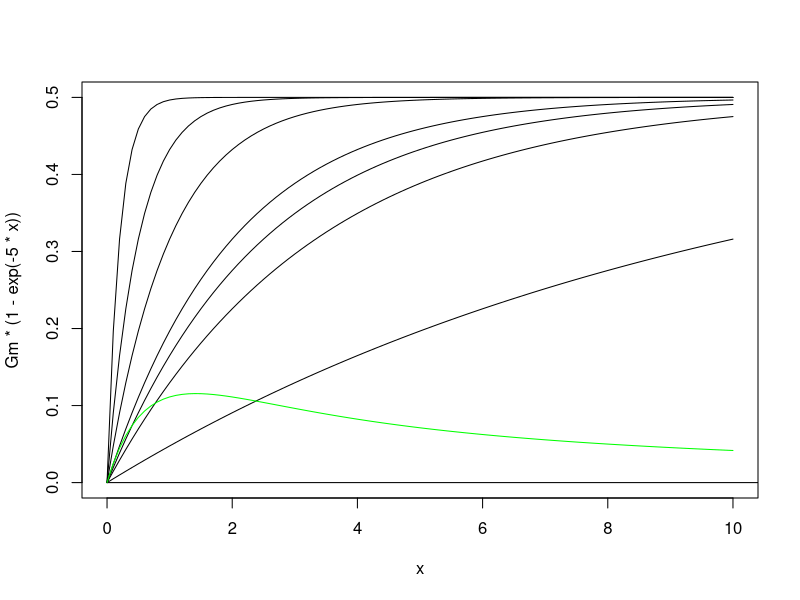
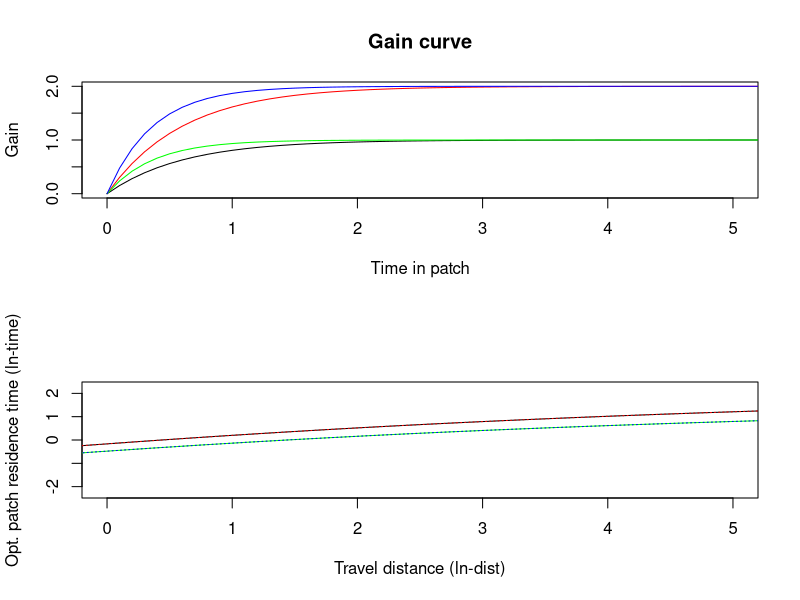

These figures' R source, in order: (Note: this script raises an error after producing the figures.)
###### EXAMPLE #####
library(ggplot2)
th = theme(
  legend.position = "bottom",
  legend.text = element_text(color="black", size=18),
  plot.title = element_text(color="black", size=20, face="bold"),
  axis.title = element_text(color="black", size=18,face = "bold"),
  axis.text = element_text(color="black", size=18),
  strip.text = element_text(size = 18, colour = "black")
)

####
# Genereal form of the gain function
# [1] Charnov EL, Parker GA. 1995 Dimensionless Invariants from Foraging Theory Marginal Value Theorem. Proc. Natl. Acad. Sci. USA 92, 1446-1450

Gm = .5 # Proportionate to patch size
g = .55 # Constant reflecting initial capture rate of prey
c = g/Gm # rate of prey capture
GeneralGainForm = function(Gmax, c, t){
  Gmax*(1-exp(-c*t))
}
GeneralGainForm(Gmax = .5, c = 1.1, t =1)

GeneralGainFormDeriv = function(mu, t, Gmax, c){
  GeneralGainForm(Gmax = Gmax, c = c, t = t)/(mu+t)
}
GeneralGainFormDeriv(mu = 2, Gmax = .5, c = 1.1, t =1)

curve(Gm*(1-exp(-5*x)), from = 0, to = 10)
curve(Gm*(1-exp(-2*x)), from = 0, to = 10,add = T)
curve(Gm*(1-exp(-1*x)), from = 0, to = 10,add = T)
curve(Gm*(1-exp(-.5*x)), from = 0, to = 10,add = T)
curve(Gm*(1-exp(-.4*x)), from = 0, to = 10,add = T)
curve(Gm*(1-exp(-.3*x)), from = 0, to = 10,add = T)
curve(Gm*(1-exp(-.1*x)), from = 0, to = 10,add = T)
curve(Gm*(1-exp(-.0000000000001*x)), from = 0, to = 100, add = T)
curve(GeneralGainFormDeriv(mu = 2, Gmax = .5, c = 1.1, t =x), from=0,to = 10,add=T, col="green")

# For a given travel/search time mu
mu = 2
Toptim = (1/c)*(1+(1/(c*mu + 1)))*log(c*mu+1)
GeneralGainForm(Gmax = .5, c = 1.1, t =Toptim)

####################
asymptote = 1
LogRate = 0.5
yInt = 0
MVT_ = function(aymptote = 1, Lograte = 0.5, yInt = 0, HandlingTime = seq(0,10,.25)){
  # aymptote = 1; Lograte = 0.5; yInt = 0; HandlingTime = seq(0,10,.25)
  df = data.frame(Asymptote = asymptote,
                  Rate = LogRate,
                  Intercept = yInt, HandlingTime = HandlingTime)
  
  df$Gain = asymptote +(yInt - asymptote)*exp(-exp(LogRate)*HandlingTime)
  
  # To find the tangents
  x = seq(0,10,.1)
  # Computes the derivatives
  fGras = deriv(~asymptote +(yInt - asymptote)*exp(-exp(LogRate)*x),"x")
  fGras1 = deriv(~2*asymptote +(yInt - 2*asymptote)*exp(-exp(LogRate)*x),"x")
  fGras2 = deriv(~asymptote +(yInt - asymptote)*exp(-exp(2*LogRate)*x),"x")
  fGras3 = deriv(~2*asymptote +(yInt - 2*asymptote)*exp(-exp(2*LogRate)*x),"x")
  bsG = eval(fGras)
  bsG1 = eval(fGras1)
  bsG2 = eval(fGras2)
  bsG3 = eval(fGras3)
  
  # The y - values along the x-values
  yG = bsG[seq_along(x)]
  yG1 = bsG1[seq_along(x)]
  yG2 = bsG2[seq_along(x)]
  yG3 = bsG3[seq_along(x)]
  
  # The derivats
  TangentG = attr(bsG,"grad")
  TangentG1 = attr(bsG1,"grad")
  TangentG2 = attr(bsG2,"grad")
  TangentG3 = attr(bsG3,"grad")
  
  xInterceptG = yG -TangentG*x
  xInterceptG1 = yG1 -TangentG1*x
  xInterceptG2 = yG2 -TangentG2*x
  xInterceptG3 = yG3 -TangentG3*x
  
  TravelTimeG= abs((0-xInterceptG)/TangentG)
  TravelTimeG1= abs((0-xInterceptG1)/TangentG1)
  TravelTimeG2= abs((0-xInterceptG2)/TangentG2)
  TravelTimeG3= abs((0-xInterceptG3)/TangentG3)
  
  par(mfrow =c(2,1))
  plot(yG~x, xlim = c(0,5),ylim = c(0,2), main = "Gain curve", type="l", xlab ="Time in patch", ylab = "Gain")
  lines(yG1~x, xlim = c(0,5), col = "red")
  lines(yG2~x, xlim = c(0,5), col = "green")
  lines(yG3~x, xlim = c(0,5), col = "blue")
  
  
  plot(log(x)~log(TravelTimeG), xlim = c(0,5), main = "", type="l",
       xlab = "Travel distance (ln-dist)", ylab = "Opt. patch residence time (ln-time)")
  lines(log(x)~log(TravelTimeG1), xlim = c(0,5), col = "red",lty="dotted")
  
  lines(log(x)~log(TravelTimeG2), xlim = c(0,5), col = "green", main = "", type="l")
  lines(log(x)~log(TravelTimeG3), xlim = c(0,5), col = "blue",lty="dotted")
  # Doubling of rate shifts the elevation, whereas, shifting the asymptote does nothing
  
  }
#curve(asymptote +(yInt - asymptote)*exp(-exp(LogRate)*x), from = 1, to = 10, "red")
plot(MVT_()~seq(0,10,.25), type = "l")



# To find the tangents
x = seq(0,10,.1)
# Computes the derivatives
fGras = deriv(~asymptote +(yInt - asymptote)*exp(-exp(LogRate)*x),"x")
fGras1 = deriv(~2*asymptote +(yInt - 2*asymptote)*exp(-exp(LogRate)*x),"x")
fGras2 = deriv(~asymptote +(yInt - asymptote)*exp(-exp(2*LogRate)*x),"x")
fGras3 = deriv(~2*asymptote +(yInt - 2*asymptote)*exp(-exp(2*LogRate)*x),"x")
bsG = eval(fGras)
bsG1 = eval(fGras1)
bsG2 = eval(fGras2)
bsG3 = eval(fGras3)

# The y - values along the x-values
yG = bsG[seq_along(x)]
yG1 = bsG1[seq_along(x)]
yG2 = bsG2[seq_along(x)]
yG3 = bsG3[seq_along(x)]

# The derivats
TangentG = attr(bsG,"grad")
TangentG1 = attr(bsG1,"grad")
TangentG2 = attr(bsG2,"grad")
TangentG3 = attr(bsG3,"grad")

xInterceptG = yG -TangentG*x
xInterceptG1 = yG1 -TangentG1*x
xInterceptG2 = yG2 -TangentG2*x
xInterceptG3 = yG3 -TangentG3*x

TravelTimeG= abs((0-xInterceptG)/TangentG)
TravelTimeG1= abs((0-xInterceptG1)/TangentG1)
TravelTimeG2= abs((0-xInterceptG2)/TangentG2)
TravelTimeG3= abs((0-xInterceptG3)/TangentG3)

par(mfrow =c(2,1))
plot(yG~x, xlim = c(0,5),ylim = c(0,2), main = "Gain curve", type="l", xlab ="Time in patch", ylab = "Gain")
lines(yG1~x, xlim = c(0,5), col = "red")
lines(yG2~x, xlim = c(0,5), col = "green")
lines(yG3~x, xlim = c(0,5), col = "blue")


plot(log(x)~log(TravelTimeG), xlim = c(0,5), main = "", type="l",
     xlab = "Travel distance (ln-dist)", ylab = "Opt. patch residence time (ln-time)")
lines(log(x)~log(TravelTimeG1), xlim = c(0,5), col = "red",lty="dotted")

lines(log(x)~log(TravelTimeG2), xlim = c(0,5), col = "green", main = "", type="l")
lines(log(x)~log(TravelTimeG3), xlim = c(0,5), col = "blue",lty="dotted")
# Doubling of rate shifts the elevation, whereas, shifting the asymptote does nothing


Gm = 1
CaptureRateGras = 0.20
fGras = deriv(~Gm*(1-exp(-CaptureRateGras*x)),"x")
bsG = eval(fGras)
yG = bsG[seq_along(x)]
TangentG = attr(bsG,"grad")
xInterceptG = yG -TangentG*x
TravelTimeG= abs((0-xInterceptG)/TangentG)

Herbm = 3*Gm
CaptureRateHerb = 0.35
fHerb = deriv(~Herbm*(1-exp(-CaptureRateHerb*x)),"x")
Herbm = 1
bsHerb = eval(fHerb)
yHerb = bsHerb[seq_along(x)]
TangentHerb = attr(bsHerb,"grad")
xInterceptHerb = yHerb -TangentHerb*x
TravelTimeH= abs((0-xInterceptHerb)/TangentHerb)
plot(bsHerb~TravelTimeH, type = "l")

Zero = 3*Gm
CaptureRateZero = 1
fZero = deriv(~Zero*(x),"x")
Zerom = 1
bsZero = eval(fZero)
yZero = bsZero[seq_along(x)]
TangentZero = attr(bsZero,"grad")
xInterceptZero = yZero -TangentZero*x
TravelTimeZ= abs((0-xInterceptZero)/TangentZero)
plot(bsZero~TravelTimeZ, type="l")

par(mfrow=c(1,2), mai=c(1.02,1,0.82,0.42))
curve(Herbm*(1-exp(-CaptureRateHerb*x)),from =0, to =100,
      #plot(eval(fGras),  type="l",ylim=c(0,1),
      ylab=expression(Gain^- time), xlab="Time",cex.lab = 1.5,cex.axis = 1.5)
curve(Gm*(1-exp(-CaptureRateGras*x)),from =0, to =100,
      add= T, col = "green")
curve(Zero*(1-exp(-CaptureRateZero*x)),from =0, to =100,
      add= T, col = "red")

plot(log(TravelTimeG),log(x), type="l", ylab="Residence time (ln)",
     xlab="Travel time (ln)",cex.lab = 1.5,cex.axis = 1.5)
lines(log(TravelTimeH),log(x), col ="green", type="l")
lines(log(TravelTimeH),log(x), col ="green", type="l")



# plot(eval(fGras),  type="l")
# for(i in 1:length(TravelTimeG)){
#      abline(b = TangentG[i], a = xInterceptG[i])
# }

# for(i in 1:length(TravelTimeH)){
#      abline(b = TangentHerb[i], a = xInterceptHerb[i],col="green")
# }

getwd()
png("MVT_illustration.png",
    width = 480*2, height = 480,)

par(mfrow=c(1,2), mai=c(1.02,1,0.82,0.42))
plot(eval(fGras),  type="l",ylim=c(0,1),
     ylab=expression(Gain^- time), xlab="Time",cex.lab = 1.5,cex.axis = 1.5)
lines(eval(fHerb), col = "green")

plot(log(TravelTimeG),log(x), type="l", ylab="Residence time (ln)",
     xlab="Travel time (ln)",xlim=c(0,3),cex.lab = 1.5,cex.axis = 1.5)
lines(log(TravelTimeH),log(x), col ="green", type="l")
dev.off()

# ### Following stephens 1993
# TravelTime = travel time
# m = rate parameter of the gain function
# LogArea = 10.228
# LogPrev = 4.355
# LogNext=4.316
# pframe[(LogNext<4.39 & LogNext>4.3) &
#             (LogPrev >4.33 & LogPrev < 4.4) &
#             (LogArea>10.2 & LogArea<10.25) ]
tc = 10# Time required to extract a certain proportion of enery
m = 1/tc
m2 = 2*m
TravelTime = 2
k = 1

toptim = (1/m)*(log(m*TravelTime+1) + ((log(m*TravelTime)+1)/(m*TravelTime + 1)))
sgain = k*(1-exp(-m*time))
curve(k*(1 - exp(-m*x)), from = , to = 100, ylab = "Sgain")


par(mfrow=c(1,2))
curve(k*(1-exp(-m*x)), from = 0, to = 30,
      xlab = "Residence time", ylab = "Gain")
curve(k*(1-exp(-m2*x)), from = 0, to = 30,
      xlab = "Residence time", ylab = "Gain", add = T,
      col = "green")
curve(.03*(x), from = 0, to = 30,
      xlab = "Residence time", ylab = "Gain", add = T,
      col = "red")

# For traveltime Tt
Tt = 10
Rt = (1/m)*(log(m*Tt + 1) +
              (log(m*Tt + 1)/(m*Tt + 1)))
curve((1/m)*(log(m*x + 1) +
               (log(m*x + 1)/(m*x + 1))),
      from = 0, to = 100,
      xlab="Travel time",
      ylab = "Optimal residence time")
curve((1/m2)*(log(m2*x + 1) +
                (log(m2*x + 1)/(m2*x + 1))),
      from = 0, to = 100, add = T, col = "green")

####
# For a given travelling time and two gain functions
# ÃstrÃ¸m et al. 1990
Thi = .5 #Handlint time/time in patch
k1 = .5# acceleration towards asympote
si = 2# patch size
Gain = si*(1-(1/(1+k1*Thi)))
Gain = si*(1-(1/(1+(k1*Thi/si))))
# Ts = travel time
Toptim = sqrt(Ts/k1)
k1a = .5
k1b = .2
Ts = 10

MVT_Aastroem = function(Thi = seq(.5,10,.25), rate = .5, si = 2, Ts = NULL, Tangent = TRUE, Toptim=NULL){
  # Thi = seq(.5,10,.25); rate = .5; si = 3; Ts = seq(2,12,2); Tangent = TRUE; Toptim=NULL
  
  # Thi = handling time / time in patch
  # k1 = rate = acceleration towards asymptote
  # si = patch size
  # Ts = average inter-patch travel time
  
  if(!is.null(Toptim) & !is.null(Ts)){
    # If we don't give...?
    k1 = Ts/(Toptim^2)
    k1 = unique(round(k1,3))
    if(length(k1)==1){
      Times = Thi
      Gain = (1-(1/(1+k1*Times)))
      attr(Gain, "k1")<-k1
      attr(Gain, "tstar")<-Times
    }else{print("No unique solution")}
    
  }else{
    lapply(rate, function(k1){
      Gain = data.frame(HandlingTime = Thi,
                        PatchSize = si,
                        Rate = k1)
      
      if(Method == "Aastrom"){
        Gain$Gain = with(Gain, PatchSize*(1-(1/(1+(Rate*HandlingTime))))) # Eq. 1 in the paper)
        if(!is.null(Ts)){
          # For a gain function with a given travel time
          # The optimal residence time for a given patch size is
          
          Gain = do.call("rbind", lapply(Ts, function(x) {
            df = Gain
            df$TravelTime = x
            df}))
          
          Gain$tstar = with(Gain, sqrt(TravelTime/Rate))# Eq. 3 in paper,
          
          if(Tangent){
            tmp = t( sapply(1:nrow(Gain), function(i){
              si = Gain$PatchSize[i]
              sa = mean(Gain$PatchSize)
              k1 = Gain$Rate[i]
              tOptim = Gain$tstar[i]
              
              derivateda = deriv(~si*(1-(1/(1+k1*tOptim))),"tOptim")
              
              sqrt((si*Ts)/(sa*k1)) + (1/k1)(sqrt(si/sa)-1) # eq. 6
              
              # Slope in this point is
              slope = attr(eval(derivateda),"gradient")
              gain = eval(derivateda)[1]
              # Where the tangent crosses the y-axis, given it should
              c(Slope = slope, Intercept = Gain$TravelTime[i]*slope, Gain = gain)
            }))
            Gain = cbind(Gain, tmp)
          }}
        
      }else if(Method == "Aastrom2"){
        Gain$Gain2 = with(Gain, PatchSize*(1-(1/(1+(Rate*HandlingTime*PatchSize))))) # Eq. 2 in the paper)
        
        if(!is.null(Ts)){
          # For a gain function with a given travel time
          # The optimal residence time for a given patch size is
          
          Gain = do.call("rbind", lapply(Ts, function(x) {
            df = Gain
            df$TravelTime = x
            df}))
          
          Gain$tstar = with(Gain, sqrt(TravelTime/Rate*mean(Gain$PatchSize)))# Eq. 4 in paper,
          
          if(Tangent){
            tmp = t( sapply(1:nrow(Gain), function(i){
              si = Gain$PatchSize[i]
              sa = mean(Gain$PatchSize)
              k1 = Gain$Rate[i]
              tOptim = Gain$tstar[i]
              derivateda = deriv(~si*(1-(1/(1+k1*tOptim*si))),"tOptim") # Eq. 7
              
              # Slope in this point is
              slope = attr(eval(derivateda),"gradient")
              gain = eval(derivateda)[1]
              # Where the tangent crosses the y-axis, given it should
              # intersect at x = -10, for y = 0.
              
              #Gain$slope<-slope
              #Gain$intercept<-Ts*slope
              #Gain$gain<-gain
              c(Slope = slope, Intercept = Gain$TravelTime[i]*slope, Gain = gain)
            }))
            Gain = cbind(Gain, tmp)
          }}
        
      }
      
      

      Gain
    }
    )
    
  }
  Gain
}

Times = seq(.5,10,.5)
ys = MVT_Aastroem(Thi = Times, si = 3, Ts = seq(2,12,2))

par(mfrow = c(2,2))
with(ys, plot(Gain~HandlingTime ,type = "l", xlim = c(-10,10)))

abline(v = attr(ys, "tstar"))
abline(a = attr(ys, "intercept"), b = attr(ys, "slope"))
plot(attr(ys, "TravelTimes")~attr(ys, "tstar"),type = "l")

a2 = MVT_Aastroem(Thi = Times, k1 = c(.25,.5))

#### ALTNERNATIVE
library(data.table);library(RColorBrewer);library(stringr)

MVT_loglog = function(BetaTimeSpent=c(.15,.30),x.values = Times){
  x = x.values
  lists =  lapply(BetaTimeSpent, function(i){
    fx = deriv(expr = y~x^i,"x")
    bs = eval(fx)
    y = bs[seq_along(x)]
    tangents = attr(bs,"grad")
    ints = y -tangents*x
    return(data.table(x, y, Slope = tangents, Intercept = ints))})
  datas =    rbindlist(lists)
  names(datas)[3]="Tangent"
  names(datas)[4]="xIntercept"
  betas = rep(BetaTimeSpent, each=length(x))
  datas[,TimeBetas:=betas]
  
  datas[,TravelTime := abs((0-xIntercept)/Tangent)]
  datas = datas[is.finite(Tangent) & is.finite(TravelTime) ]
  
  library(RColorBrewer)
  set =  row.names(subset(brewer.pal.info,colorblind==TRUE & category=="qual" & maxcolors>length(BetaTimeSpent)))[1]
  cols =  brewer.pal(length(BetaTimeSpent), set)
  cols = if(length(BetaTimeSpent)<3){cols[c(1,length(cols))]}else{cols}
  datas[,colr:=cols[as.numeric(as.factor(TimeBetas))]]
  # So, what are we doing here?
  d = table(cut(datas$TravelTime,seq(min(datas$TravelTime),max(datas$TravelTime),.5)),
            datas$TimeBetas)
  # For which intervals do we have estimates for all betas?
  d =(apply(d, c(1,2),sign))
  names(which(rowSums(d)>=length(BetaTimeSpent))[1])
  c = as.numeric(unlist(str_split(gsub("\\(|\\]","",
                                       names(which(rowSums(d)>=length(BetaTimeSpent))[1])),",")))
  c = datas[TravelTime>=c[1] & TravelTime<=c[2]]
  
  # Relationship btw cummulative gain, travel time and time spent in patch
  #par(mfrow=c(1,2))
  layout(matrix(c(1,1,2,3), 2, 2, byrow = TRUE))
  # gain function
  par(mar=c(0, 4.1, 1, 2.1))
  with(datas,
       plot(c(1:5),c(1:5),xaxt="n",
            xlim = c(-(c$TravelTime[1] +20),max(x)),
            #xlim=c(-max(TravelTime),max(x)),
            ylim=c(0,max(y)),type="n",
            ylab = "", xlab ="TravelTime/TimeSpentInPatch"))
  mtext(cex=2, side = 2, text = "Gain", line =2)
  legend("topleft", legend = BetaTimeSpent, lty = c(1,1), col = cols,cex = 1.5, lwd = 2)
  text(-42, 2.47, expression(paste("Gain = ", Time^beta, sep = '')), pos = 2,cex=2)
  abline(v = 0, lty="dashed")
  for(i in 1:nrow(datas)){
    try(
      with(datas,abline(b = Tangent[i], a =xIntercept[i],
                        col= colr[i],lwd =2))
      ,silent=F)
  }
  
  # Illustrating how residence time with increasing quality for a given travel time
  par(mar=c(5.1, 4.25, 1, 2.1))
  with(c,
       plot(c(1:5),c(1:5), xlim=c(-max(TravelTime),max(x)+2),ylim=c(0,max(y)),type="n",
            ylab = "",
            xlab ="",
            xaxt="n"))
  mtext(cex=2, side = 2, text = "Gain", line =2)
  mtext(cex=1.5, side = 1, text = "TravelTime/TimeSpentInPatch", line =2.5)
  axis(side = 1, at = round(seq(-max(c$TravelTime),(max(x)+2), by = 10)), labels = abs(round(seq(-max(c$TravelTime),(max(x)+2), by = 10))))
  
  abline(v = 0, lty="dashed")
  for(i in seq_along(BetaTimeSpent)){
    print(i)
    curve(x^BetaTimeSpent[i], from = 0, to = max(x),add = T, col = cols[i],lwd =2)
    with(c[TimeBetas==BetaTimeSpent[i]],
         abline(a = xIntercept, b = Tangent, col = colr,lwd =2))
    with(c[TimeBetas==BetaTimeSpent[i]],
         abline(v = x, col = colr,lwd =2))
  }
  
  #abline(a = 0, b = mean(datas$Tangent),lty="dashed")
  # Relationship between travel time and patch time
  par(mar=c(5.1, 4.4, 1, 2.1))
  with(datas,plot(log(x)~log(TravelTime), type="n",
                  ylab = "", xlab="",
                  ylim=c(min(log(x)), max(log(x))), xlim=range(na.omit(log(TravelTime)))))
  for(i in seq_along(BetaTimeSpent)){
    with(datas[TimeBetas==BetaTimeSpent[i]],
         lines(y = log(x), x = log(TravelTime), col = colr,lwd =2))     }
  mtext(cex=2, side = 2, text = "Time spent \n in patch (ln)", line =2)
  mtext(cex=1.5, side = 1, text = "Travel time (ln)", line =2.5)
  
  par(mfrow=c(1,1))
  return(datas)
}
Times = seq(.5,10,.5)


png("foo.png", width = 800, height = 800)
a = MVT_loglog(BetaTimeSpent = c(.15,.3), x.values = Times)
dev.off()

with(a,
     plot(c(1:5),c(1:5), xlim=c(-max(TravelTime),max(x)),ylim=c(0,max(y)),type="n",
          ylab = "Gain", xlab ="TravelTime/TimeSpentInPatch"))
abline(v = 0)
a[TravelTime >38 & TravelTime <40]
for(i in 1:nrow(a)){
  try(
    with(a,abline(b = Tangent[i], a =xIntercept[i],
                  col= colr[i]))
    ,silent=F)
}

# The different shapes will result in different linear relationships
# btw patch residency and travel time

with(a, plot(log(x)~log(TravelTime), col = colr, type = "p", pch = 19))
with(a, plot(log(x)~log(TravelTime), col = colr, type = "p", pch = 19))
